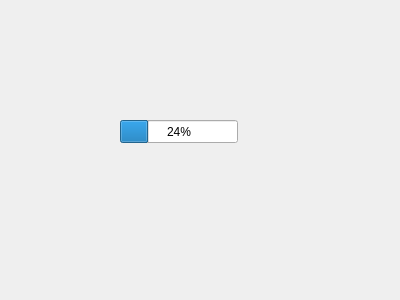
<?xml version="1.0" encoding="UTF-8"?>
<ui version="4.0">
 <class>ProgressDialog</class>
 <widget class="QWidget" name="ProgressDialog">
  <property name="geometry">
   <rect>
    <x>0</x>
    <y>0</y>
    <width>400</width>
    <height>300</height>
   </rect>
  </property>
  <property name="windowTitle">
   <string>Form</string>
  </property>
  <widget class="QProgressBar" name="progressBar">
   <property name="geometry">
    <rect>
     <x>120</x>
     <y>120</y>
     <width>118</width>
     <height>23</height>
    </rect>
   </property>
   <property name="value">
    <number>24</number>
   </property>
  </widget>
 </widget>
 <resources/>
 <connections/>
</ui>
